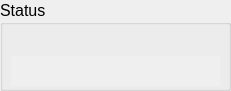
      <widget class="QGroupBox" name="groupBox_11">
       <property name="geometry">
        <rect>
         <x>9</x>
         <y>605</y>
         <width>231</width>
         <height>91</height>
        </rect>
       </property>
       <property name="font">
        <font>
         <pointsize>12</pointsize>
        </font>
       </property>
       <property name="title">
        <string>Status</string>
       </property>
       <widget class="CALabel" name="s1_35">
        <property name="geometry">
         <rect>
          <x>11</x>
          <y>56</y>
          <width>209</width>
          <height>30</height>
         </rect>
        </property>
        <property name="minimumSize">
         <size>
          <width>120</width>
          <height>30</height>
         </size>
        </property>
        <property name="maximumSize">
         <size>
          <width>16777215</width>
          <height>50</height>
         </size>
        </property>
        <property name="palette">
         <palette>
          <active>
           <colorrole role="WindowText">
            <brush brushstyle="SolidPattern">
             <color alpha="255">
              <red>0</red>
              <green>0</green>
              <blue>0</blue>
             </color>
            </brush>
           </colorrole>
          </active>
          <inactive>
           <colorrole role="WindowText">
            <brush brushstyle="SolidPattern">
             <color alpha="255">
              <red>0</red>
              <green>0</green>
              <blue>0</blue>
             </color>
            </brush>
           </colorrole>
          </inactive>
          <disabled>
           <colorrole role="WindowText">
            <brush brushstyle="SolidPattern">
             <color alpha="255">
              <red>115</red>
              <green>115</green>
              <blue>115</blue>
             </color>
            </brush>
           </colorrole>
          </disabled>
         </palette>
        </property>
        <property name="font">
         <font>
          <pointsize>12</pointsize>
          <weight>75</weight>
          <bold>true</bold>
         </font>
        </property>
        <property name="autoFillBackground">
         <bool>true</bool>
        </property>
        <property name="alignment">
         <set>Qt::AlignCenter</set>
        </property>
        <property name="wordWrap">
         <bool>true</bool>
        </property>
        <property name="indent">
         <number>5</number>
        </property>
        <property name="pvname">
         <string>IRTV_S1_STATUS</string>
        </property>
        <property name="dmode" stdset="0">
         <enum>CALabel::Choice</enum>
        </property>
        <property name="cmode" stdset="0">
         <enum>CALabel::Alarm</enum>
        </property>
        <property name="ttdmode" stdset="0">
         <enum>CALabel::Show</enum>
        </property>
        <property name="dbrequest" stdset="0">
         <enum>CALabel::DBRGSTR</enum>
        </property>
        <property name="messages" stdset="0">
         <stringlist/>
        </property>
       </widget>
       <widget class="QWidget" name="layoutWidget">
        <property name="geometry">
         <rect>
          <x>11</x>
          <y>24</y>
          <width>209</width>
          <height>32</height>
         </rect>
        </property>
        <layout class="QHBoxLayout">
         <property name="spacing">
          <number>0</number>
         </property>
         <item>
          <widget class="CAImageMbbi" name="s1_29">
           <property name="minimumSize">
            <size>
             <width>20</width>
             <height>20</height>
            </size>
           </property>
           <property name="maximumSize">
            <size>
             <width>40</width>
             <height>30</height>
            </size>
           </property>
           <property name="layoutDirection">
            <enum>Qt::LeftToRight</enum>
           </property>
           <property name="pvname">
            <string>IRTV_S1_STATUS</string>
           </property>
           <property name="dmode" stdset="0">
            <enum>CAImageMbbi::TrueFalse</enum>
           </property>
           <property name="falsepxm" stdset="0">
            <pixmap resource="../bin/application.qrc">:/images/DDS_MC_rect_off.png</pixmap>
           </property>
           <property name="truepxm" stdset="0">
            <pixmap resource="../bin/application.qrc">:/images/DDS_MC_rect_on.png</pixmap>
           </property>
           <property name="index">
            <number>1</number>
           </property>
          </widget>
         </item>
         <item>
          <widget class="CAImageMbbi" name="s1_30">
           <property name="minimumSize">
            <size>
             <width>20</width>
             <height>20</height>
            </size>
           </property>
           <property name="maximumSize">
            <size>
             <width>40</width>
             <height>30</height>
            </size>
           </property>
           <property name="layoutDirection">
            <enum>Qt::LeftToRight</enum>
           </property>
           <property name="pvname">
            <string>IRTV_S1_STATUS</string>
           </property>
           <property name="dmode" stdset="0">
            <enum>CAImageMbbi::TrueFalse</enum>
           </property>
           <property name="falsepxm" stdset="0">
            <pixmap resource="../bin/application.qrc">:/images/DDS_MC_rect_off.png</pixmap>
           </property>
           <property name="truepxm" stdset="0">
            <pixmap resource="../bin/application.qrc">:/images/DDS_MC_rect_on.png</pixmap>
           </property>
           <property name="index">
            <number>2</number>
           </property>
          </widget>
         </item>
         <item>
          <widget class="CAImageMbbi" name="s1_31">
           <property name="minimumSize">
            <size>
             <width>20</width>
             <height>20</height>
            </size>
           </property>
           <property name="maximumSize">
            <size>
             <width>40</width>
             <height>30</height>
            </size>
           </property>
           <property name="layoutDirection">
            <enum>Qt::LeftToRight</enum>
           </property>
           <property name="pvname">
            <string>IRTV_S1_STATUS</string>
           </property>
           <property name="dmode" stdset="0">
            <enum>CAImageMbbi::TrueFalse</enum>
           </property>
           <property name="falsepxm" stdset="0">
            <pixmap resource="../bin/application.qrc">:/images/DDS_MC_rect_off.png</pixmap>
           </property>
           <property name="truepxm" stdset="0">
            <pixmap resource="../bin/application.qrc">:/images/DDS_MC_rect_on.png</pixmap>
           </property>
           <property name="index">
            <number>3</number>
           </property>
          </widget>
         </item>
         <item>
          <widget class="CAImageMbbi" name="s1_32">
           <property name="minimumSize">
            <size>
             <width>20</width>
             <height>20</height>
            </size>
           </property>
           <property name="maximumSize">
            <size>
             <width>40</width>
             <height>30</height>
            </size>
           </property>
           <property name="layoutDirection">
            <enum>Qt::LeftToRight</enum>
           </property>
           <property name="pvname">
            <string>IRTV_S1_STATUS</string>
           </property>
           <property name="dmode" stdset="0">
            <enum>CAImageMbbi::TrueFalse</enum>
           </property>
           <property name="falsepxm" stdset="0">
            <pixmap resource="../bin/application.qrc">:/images/DDS_MC_rect_off.png</pixmap>
           </property>
           <property name="truepxm" stdset="0">
            <pixmap resource="../bin/application.qrc">:/images/DDS_MC_rect_on.png</pixmap>
           </property>
           <property name="index">
            <number>4</number>
           </property>
          </widget>
         </item>
         <item>
          <widget class="CAImageMbbi" name="s1_33">
           <property name="minimumSize">
            <size>
             <width>20</width>
             <height>20</height>
            </size>
           </property>
           <property name="maximumSize">
            <size>
             <width>40</width>
             <height>30</height>
            </size>
           </property>
           <property name="layoutDirection">
            <enum>Qt::LeftToRight</enum>
           </property>
           <property name="pvname">
            <string>IRTV_S1_STATUS</string>
           </property>
           <property name="dmode" stdset="0">
            <enum>CAImageMbbi::TrueFalse</enum>
           </property>
           <property name="falsepxm" stdset="0">
            <pixmap resource="../bin/application.qrc">:/images/DDS_MC_rect_off.png</pixmap>
           </property>
           <property name="truepxm" stdset="0">
            <pixmap resource="../bin/application.qrc">:/images/DDS_MC_rect_on.png</pixmap>
           </property>
           <property name="index">
            <number>5</number>
           </property>
          </widget>
         </item>
         <item>
          <widget class="CAImageMbbi" name="s1_34">
           <property name="minimumSize">
            <size>
             <width>20</width>
             <height>20</height>
            </size>
           </property>
           <property name="maximumSize">
            <size>
             <width>40</width>
             <height>30</height>
            </size>
           </property>
           <property name="layoutDirection">
            <enum>Qt::LeftToRight</enum>
           </property>
           <property name="pvname">
            <string>IRTV_S1_STATUS</string>
           </property>
           <property name="dmode" stdset="0">
            <enum>CAImageMbbi::TrueFalse</enum>
           </property>
           <property name="falsepxm" stdset="0">
            <pixmap resource="../bin/application.qrc">:/images/DDS_MC_rect_off.png</pixmap>
           </property>
           <property name="truepxm" stdset="0">
            <pixmap resource="../bin/application.qrc">:/images/DDS_MC_rect_on.png</pixmap>
           </property>
           <property name="index">
            <number>6</number>
           </property>
          </widget>
         </item>
        </layout>
       </widget>
      </widget>
